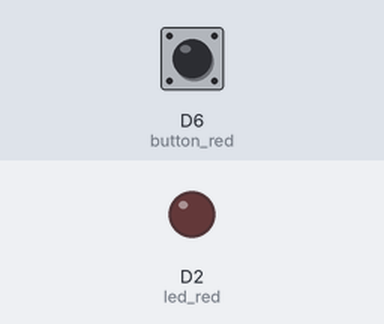
Recording of a sketch running on a simulated ESP8266 (NodeMCU). Shown: output pins drawn as LEDs (lit = HIGH). The inputs (shaded band) are chosen by the test bench; at power-on: D6 (button_red) HIGH.

Above: at 1.2 s.
1.3 s: D6 (button_red) pulled LOW for 0.15 s
At 2.5 s:
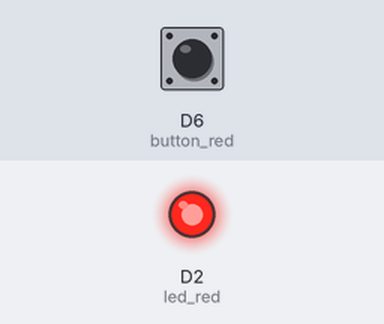
2.9 s: D6 (button_red) pulled LOW for 1 s
At 3.7 s:
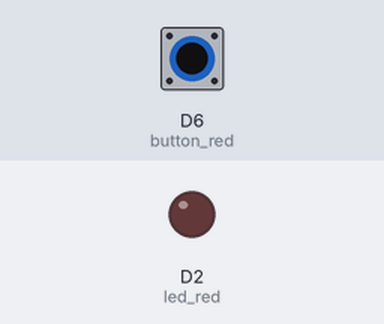
5.4 s: D6 (button_red) pulled LOW for 3.2 s
At 6.8 s:
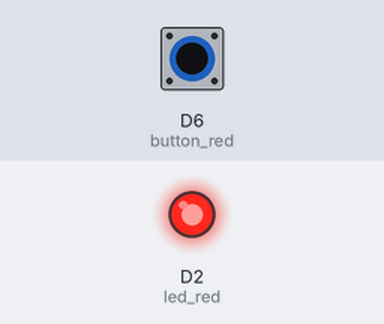
Timing chart, 0 to 8.4 s (numbered marks = the images above; inputs shaded):
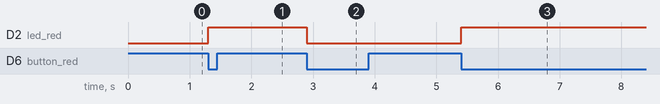

Measured:
- after the input at 1.3 s, D2 (led_red): LOW → HIGH at once
- after the input at 2.9 s, D2 (led_red): HIGH → LOW at once
- after the input at 5.4 s, D2 (led_red): LOW → HIGH at once

The sketch:

05._button_led_control_2.ino
```cpp
/******************************************************************************************
 * FileName     : 04._led_button_control_2
 * Description  : 빨강 버튼을 눌러 빨강 LED를 켜보기
 * Author       : 이인정
 * Created Date : 2021.10.15
 * Reference    :
 * Modified     : 2021.06.02 : LIJ : 헤더 수정
 * Modified     : 2021.12.22 : LEH : 소스 크린징
******************************************************************************************/

int led_red    = D2;             // 빨강 LED
int button_red    = D6;          // 빨강 버튼

int button_red_value = 0;        // 빨강 버튼의 상태
int button_red_old_value = 1;    // 빨강 버튼의 이전 상태
int led_red_status = 0;          // 빨강 LED 상태


void setup() {
  pinMode(led_red, OUTPUT);      // 핀 모드 설정
  pinMode(button_red, INPUT);    // 핀 모드 설정
}


void loop() {
  // 빨강 버튼 으로 빨강 LED 제어
  button_red_value = digitalRead(button_red);

  if(button_red_value == LOW && button_red_old_value == HIGH){
    led_red_status = !led_red_status;
  }
  button_red_old_value = button_red_value;
  if(led_red_status == HIGH){
    digitalWrite(led_red, HIGH);
  }else{
    digitalWrite(led_red, LOW);
  }
}

//=========================================================================================
//
// (주)한국공학기술연구원 http://et.ketri.re.kr
//
//=========================================================================================
```
